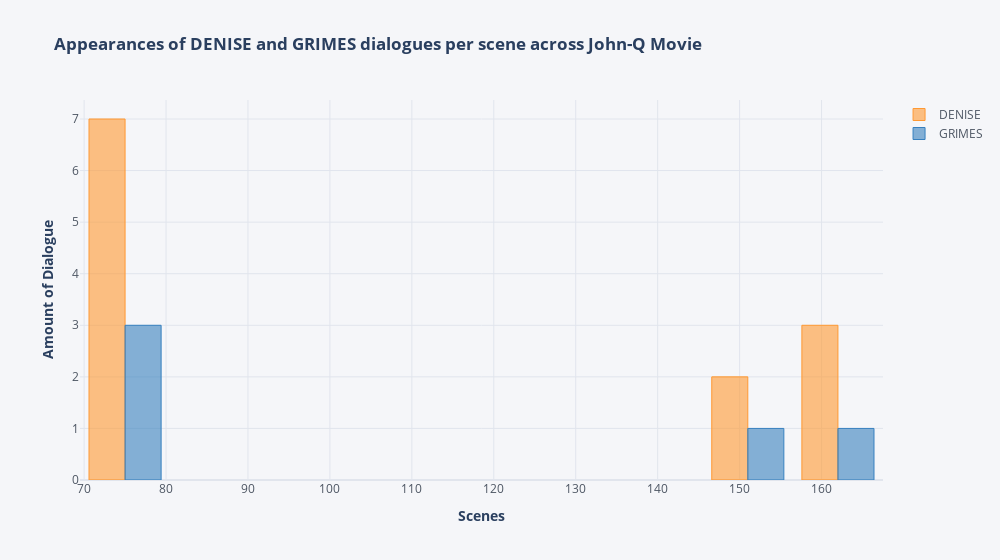

The notebook cell this image was saved under:
### Code cell
df_2_count, df_2_dialogue = dia.xter_count_perscene(movie_characters[:2])
dia.scene_dialogue_plot(df_2_count)

### Figure 1 — Plotly figure (JSON) as saved in the notebook; plotly's stock layout.template omitted (floating-point values rounded to 4 significant figures)
{"data": [{"marker": {"color": "rgba(255, 153, 51, 0.6)", "line": {"color": "rgba(255, 153, 51, 1.0)", "width": 1}}, "name": "DENISE", "orientation": "v", "text": "", "type": "bar", "x": [75, 151, 162], "y": [7, 2, 3]}, {"marker": {"color": "rgba(55, 128, 191, 0.6)", "line": {"color": "rgba(55, 128, 191, 1.0)", "width": 1}}, "name": "GRIMES", "orientation": "v", "text": "", "type": "bar", "x": [75, 151, 162], "y": [3, 1, 1]}], "layout": {"legend": {"bgcolor": "#F5F6F9", "font": {"color": "#4D5663"}}, "paper_bgcolor": "#F5F6F9", "plot_bgcolor": "#F5F6F9", "title": {"text": "<b> Appearances of DENISE and GRIMES dialogues per scene across John-Q Movie <b>"}, "width": 1000, "xaxis": {"dtick": 10, "gridcolor": "#E1E5ED", "showgrid": true, "tickfont": {"color": "#4D5663"}, "title": {"text": "<b> Scenes <b>"}, "zerolinecolor": "#E1E5ED"}, "yaxis": {"gridcolor": "#E1E5ED", "showgrid": true, "tickfont": {"color": "#4D5663"}, "title": {"text": "<b> Amount of Dialogue <b>"}, "zerolinecolor": "#E1E5ED"}}}
